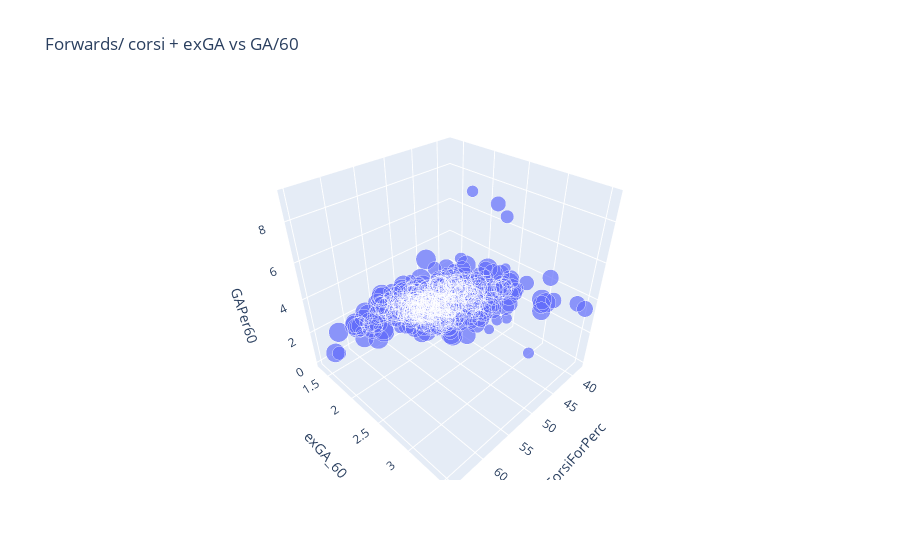

Source (notebook cell):
### Code cell
fig = px.scatter_3d(forwards, x='CorsiForPerc', y='exGA_60', z='GAPer60', size='GP', opacity=0.7, title='Forwards/ corsi + exGA vs GA/60')
fig.show()

### Figure 1 — Plotly figure (JSON) as saved in the notebook; plotly's stock layout.template omitted (floating-point values rounded to 4 significant figures; data arrays with more than 128 entries replaced by an {"elided": "..."} marker saying what was removed)
{"data": [{"hovertemplate": "CorsiForPerc=%{x}<br>exGA_60=%{y}<br>GAPer60=%{z}<br>GP=%{marker.size}<extra></extra>", "legendgroup": "", "marker": {"color": "#636efa", "opacity": 0.7, "size": {"elided": "438 int values"}, "sizemode": "area", "sizeref": 0.21, "symbol": "circle"}, "mode": "markers", "name": "", "scene": "scene", "showlegend": false, "x": {"elided": "438 float values"}, "y": {"elided": "438 float values"}, "z": {"elided": "438 float values"}, "type": "scatter3d"}], "layout": {"scene": {"domain": {"x": [0.0, 1.0], "y": [0.0, 1.0]}, "xaxis": {"title": {"text": "CorsiForPerc"}}, "yaxis": {"title": {"text": "exGA_60"}}, "zaxis": {"title": {"text": "GAPer60"}}}, "legend": {"tracegroupgap": 0, "itemsizing": "constant"}, "title": {"text": "Forwards/ corsi + exGA vs GA/60"}}}
